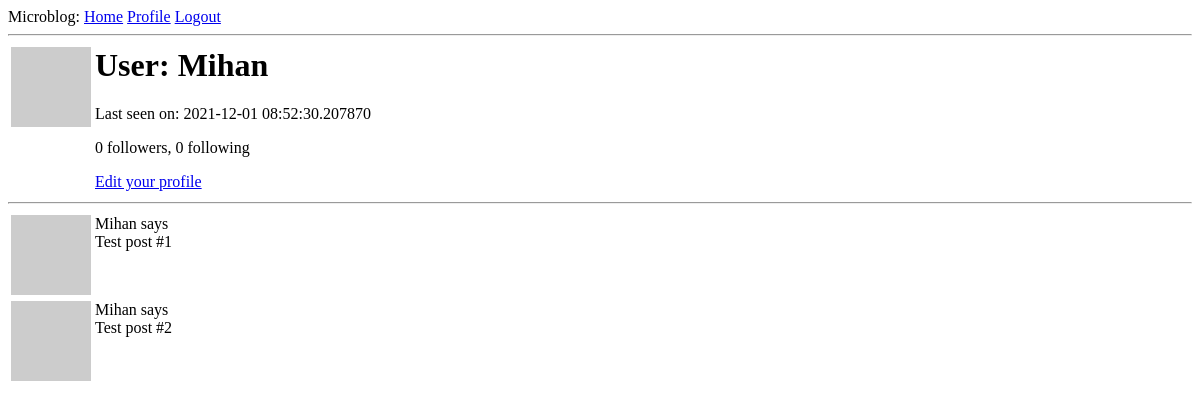
Before: /user/Mihan (signed in) with the older database file.
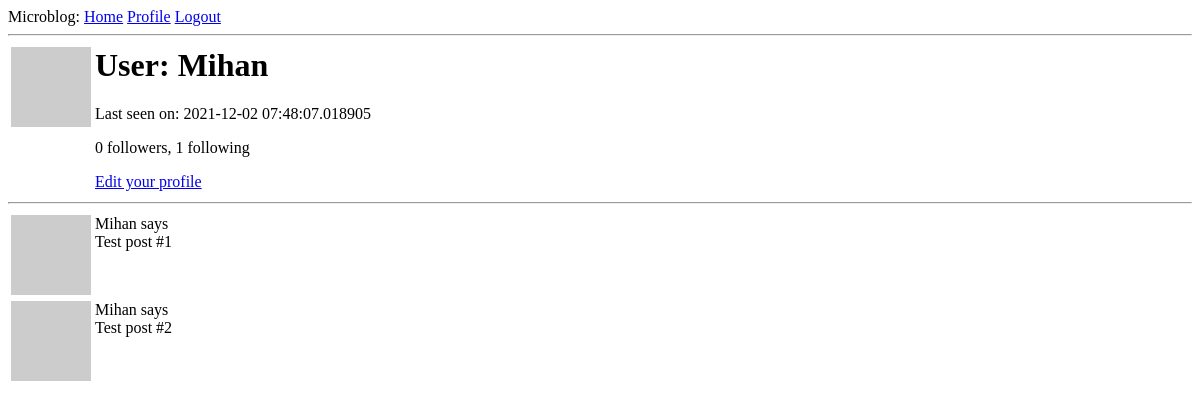
After: the same page with the newer database file.
### app/models.py (models this page shows, shortened)
class User(UserMixin, db.Model):  # таблица пользователей в БД
    id = db.Column(db.Integer, primary_key=True)
    username = db.Column(db.String(64), index=True, unique=True)
    email = db.Column(db.String(120), index=True, unique=True)
    password_hash = db.Column(db.String(128))
    posts = db.relationship('Post', backref='author', lazy='dynamic')
    about_me = db.Column(db.String(140))
    last_seen = db.Column(db.DateTime, default=datetime.utcnow)
    followed = db.relationship(
        'User', secondary=followers,  # secondary - таблица конфигураций
        primaryjoin=(followers.c.follower_id == id),  # условие связывающее с левой стороны(follower)
        secondaryjoin=(followers.c.followed_id == id),  # условие связывающее с правой стороны(followed)
        backref=db.backref('followers', lazy='dynamic'), lazy='dynamic'  # backref определяет доступность с правой стороны, lazy определяет режим выполнения запроса
    )
    def avatar(self, size):  # изображение аватара
        digest = md5(self.email.lower().encode('utf-8')).hexdigest()   # конвертирование почты в нижний регистр, далее в 16-ю строку
        return 'https://www.gravatar.com/avatar/{}?d=identicon&s={}'.format(digest, size)

### app/routes.py (the view)
@app.route('/user/<username>')  # username динамический компонент
@login_required  # только для зарегистрированных пользователей
def user(username):  # профиль пользователя
    user = User.query.filter_by(username=username).first_or_404()  # загрузка пользователя\выдача ошибки 404
    posts = [
        {'author': user, 'body': 'Test post #1'},
        {'author': user, 'body': 'Test post #2'}
    ]
    return render_template('user.html', user=user, posts=posts)

### app/models.py (called while the page is built)
@login.user_loader  # регистрирование пользовательского загрузчика
def load_user(id):
    return User.query.get(int(id))

### app/routes.py (called while the page is built)
@app.before_request  # последняя активность пользователя
def before_request():
    if current_user.is_authenticated:
        current_user.last_seen = datetime.utcnow()
        db.session.commit()

### app/templates/user.html (shortened to what this page needs)
{% extends "base.html" %}
{% block content %}
    <table>
        <tr valign="top">
            <td><img src="{{ user.avatar(128) }}"></td>
            <td>
                <h1>User: {{ user.username }}</h1>
                {%if user.last_seen %}<p>Last seen on: {{ user.last_seen }}</p>{% endif %}
                <p>{{ user.followers.count() }} followers, {{ user.followed.count() }} following</p>
                {% if user == current_user %}
                <p><a href="{{ url_for('edit_profile') }}">Edit your profile</a></p>
                {% elif not current_user.is_following(user) %}
                <p><a href="{{ url_for('follow', username=user.username) }}">Follow</a></p>
                {% else %}
                <p><a href="{{ url_for('unfollow', username=user.username) }}">Unfollow</a></p>
                {% endif %}
            </td>
        </tr>
    </table>
    <hr>
    {% for post in posts %}
        {% include '_post.html' %}
    {% endfor %}
{% endblock %}

### app/templates/base.html (shortened to what this page needs)
<html>
    <head>
    </head>
    <body>
        <div>
            Microblog:
            <a href="{{ url_for('index') }}">Home</a>
            {% if current_user.is_anonymous %}
            <a href="{{ url_for('login') }}">Login</a>
            {% else %}
            <a href="{{ url_for('user', username=current_user.username) }}">Profile</a>
            <a href="{{ url_for('logout')}}">Logout</a>
            {% endif %}
        </div>
        <hr>
        {% block content %}{% endblock %}
    </body>
</html>

### app/templates/_post.html
<table>
  <tr valign="top">
      <td><img src="{{ post.author.avatar(36) }}"></td>
      <td>{{ post.author.username }} says <br>{{ post.body }}</td>
  </tr>
</table>

Changed rows visible on the page:
changed User "Mihan": last_seen "2021-12-01 08:52:30.207870" → "2021-12-02 07:48:07.018905"
Other visible differences:
{{ user.followed.count() }}: "0" → "1"
